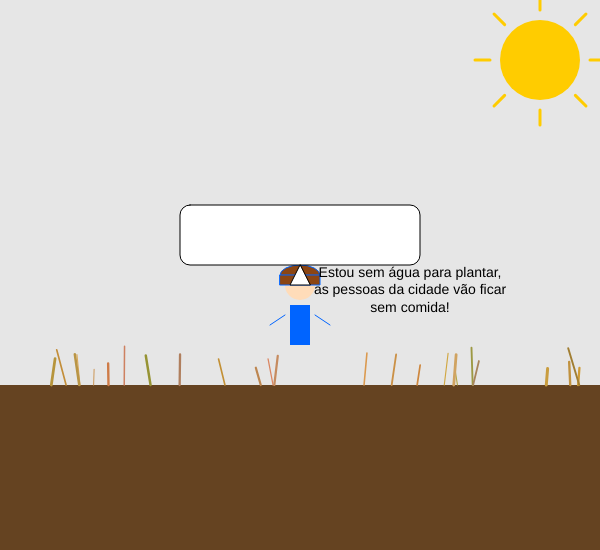
Frame 1 (no input)
Frame 60 (no input): identical to frame 1, image omitted
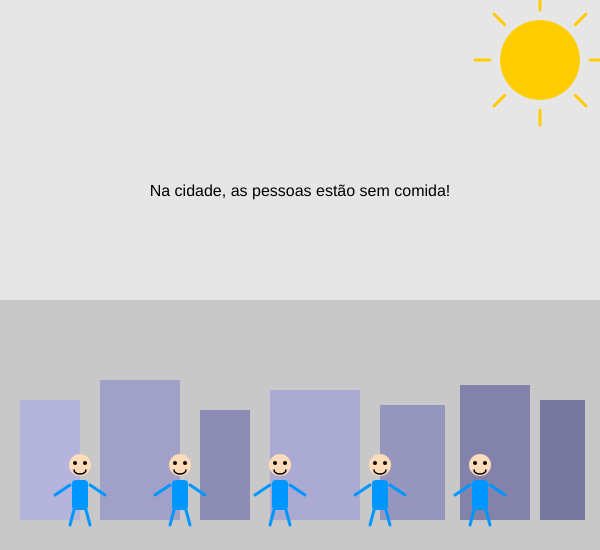
Frame 120 (the mouse pressed at the canvas centre since frame 60)

The p5.js sketch that drew these frames (run headless with seeded random() and noise() and a simulated clock; from frame 60 on, the mouse is pressed at the canvas centre):

// p5.js sketch
// ── sketch.js
let canvasWidth = 600;
let canvasHeight = 550;
let groundLevel = canvasHeight * 0.7;
let plantas = [];
let numPlantas = 25;

function setup() {
  createCanvas(canvasWidth, canvasHeight);
  frameRate(30);
  for (let i = 0; i < numPlantas; i++) {
    plantas.push({
      x: random(10, canvasWidth - 20),
      altura: random(15, 40),
      inclinacao: random(-0.3, 0.3),
      espessura: random(1, 3),
      cor: color(random(150, 220), random(120, 170), random(50, 100))
    });
  }
}

function draw() {
  let tempo = frameCount;

  if (tempo < 90) {
    quadro1();
  } else if (tempo < 180) {
    quadro2();
  } else if (tempo < 270) {
    quadro3();
  } else if (tempo < 360) {
    quadro4();
  } else if (tempo < 450) {
    quadro5();
  } else {
    noLoop();
  }
}

// Função para desenhar o sol no canto superior direito
function desenharSol() {
  fill(255, 204, 0);
  noStroke();
  ellipse(width - 60, 60, 80, 80);
  stroke(255, 204, 0);
  strokeWeight(3);
  for (let i = 0; i < 8; i++) {
    let angle = TWO_PI / 8 * i;
    let x1 = width - 60 + cos(angle) * 50;
    let y1 = 60 + sin(angle) * 50;
    let x2 = width - 60 + cos(angle) * 65;
    let y2 = 60 + sin(angle) * 65;
    line(x1, y1, x2, y2);
  }
  noStroke();
  strokeWeight(1);
}

// Quadro 1 - Fazenda seca com fazendeiro e pessoas
function quadro1() {
  background(230);
  desenharSol();
  fill(101, 67, 33);
  rect(0, groundLevel, width, height - groundLevel);
  desenharPlantasSecas(groundLevel);
  desenharFazendeiro(width / 2, groundLevel - 80);
  desenharBalaoDeFala(width / 2, groundLevel - 120,
    "Estou sem água para plantar,\nas pessoas da cidade vão ficar sem comida!");
}

// Quadro 2 - Cidade
function quadro2() {
  background(230);
  desenharSol();
  fill(200);
  rect(0, 300, width, 250);

  // prédios estáticos e bonitos
  fill(180, 180, 220);
  rect(20, 400, 60, 120);
  fill(160, 160, 200);
  rect(100, 380, 80, 140);
  fill(140, 140, 180);
  rect(200, 410, 50, 110);
  fill(170, 170, 210);
  rect(270, 390, 90, 130);
  fill(150, 150, 190);
  rect(380, 405, 65, 115);
  fill(130, 130, 170);
  rect(460, 385, 70, 135);
  fill(120, 120, 160);
  rect(540, 400, 45, 120);

  for (let i = 0; i < 5; i++) {
    desenharPessoa(80 + i * 100, 480, color(0, 150, 255));
  }
  fill(0);
  textSize(16);
  textAlign(CENTER);
  text("Na cidade, as pessoas estão sem comida!", width / 2, 200);
}

// Quadro 3 - Máquina
function quadro3() {
  background(230);
  desenharSol();
  fill(100);
  rect(250, 250, 100, 120);
  fill(0, 150, 255);
  ellipse(300, 280, 30, 30);
  stroke(0);
  line(300, 370, 300, 400);
  noStroke();
  desenharPessoa(220, 390, color(0, 255, 0));
  desenharPessoa(370, 390, color(255, 100, 0));
  fill(0);
  textSize(16);
  textAlign(CENTER);
  text("Criando máquina para purificar\na água dos esgotos!", width / 2, 200);
}

// Quadro 4 - Nuvem chegando com água caindo
function quadro4() {
  background(230);
  desenharSol();
  fill(101, 67, 33);
  rect(0, groundLevel, width, height - groundLevel);
  desenharPlantasSecas(groundLevel);

  // Nuvens
  fill(180);
  ellipse(width / 2, 100, 150, 60);
  ellipse(width / 2 - 50, 100, 100, 60);
  ellipse(width / 2 + 50, 100, 100, 60);

  // Água caindo animada
  stroke(100, 100, 255);
  strokeWeight(2);
  let tempo = frameCount;
  for (let i = -3; i <= 3; i++) {
    // animação vertical da água descendo
    let y1 = 110 + ((tempo * 5 + i * 20) % 80);
    let y2 = y1 + 15;
    line(width / 2 + i * 20, y1, width / 2 + i * 20, y2);
  }
  noStroke();

  fill(0);
  textSize(16);
  textAlign(CENTER);
  text("Uma nuvem está chegando!", width / 2, 60);
}

// Quadro 5 - Chuva e colheita salva
function quadro5() {
  background(180, 240, 255);
  desenharSol();
  fill(60, 40, 20);
  rect(0, groundLevel, width, height - groundLevel);

  for (let i = 0; i < numPlantas; i++) {
    let x = plantas[i].x;
    let altura = plantas[i].altura + 10;
    push();
    translate(x, groundLevel);
    strokeWeight(2);
    stroke(34, 139, 34);
    line(0, 0, 0, -altura);
    pop();
  }

  let x = width / 2;
  let y = groundLevel - 80;
  fill(0, 150, 50);
  rect(x - 10, y, 20, 40);
  fill(255, 220, 185);
  ellipse(x, y - 20, 30, 30);
  stroke(0, 150, 50);
  line(x - 15, y + 10, x - 30, y + 20);
  line(x + 15, y + 10, x + 30, y + 20);
  fill(139, 69, 19);
  arc(x, y - 30, 40, 20, PI, 0, CHORD);
  rect(x - 20, y - 30, 40, 10);
  fill(0);
  text(":D", x, y - 35);

  noFill();
  strokeWeight(10);
  let cores = [
    color(255, 0, 0), color(255, 165, 0), color(255, 255, 0),
    color(0, 128, 0), color(0, 0, 255), color(75, 0, 130), color(238, 130, 238)
  ];
  for (let i = 0; i < cores.length; i++) {
    stroke(cores[i]);
    arc(width / 2, groundLevel, 400 - i * 10, 200 - i * 5, PI, 0);
  }

  noStroke();
  fill(0);
  textSize(16);
  textAlign(CENTER);
  text("Com a chuva e a união das pessoas,\na colheita foi salva!", width / 2, 50);

  for (let i = 0; i < 4; i++) {
    let x = 100 + i * 120;
    desenharPessoa(x, groundLevel - 40, color(0, 200, 0));
  }

  textSize(48);
  fill(0);
  textAlign(CENTER, CENTER);
  text("FIM", width / 2, height - 50);
}

// Plantações secas
function desenharPlantasSecas(yBase) {
  for (let planta of plantas) {
    push();
    translate(planta.x, yBase);
    rotate(planta.inclinacao);
    strokeWeight(planta.espessura);
    stroke(planta.cor);
    line(0, 0, 0, -planta.altura);
    pop();
  }
}

// Fazendeiro
function desenharFazendeiro(x, y) {
  fill(0, 100, 255);
  rect(x - 10, y, 20, 40);
  fill(255, 220, 185);
  ellipse(x, y - 20, 30, 30);
  stroke(0, 100, 255);
  line(x - 15, y + 10, x - 30, y + 20);
  line(x + 15, y + 10, x + 30, y + 20);
  fill(139, 69, 19);
  arc(x, y - 30, 40, 20, PI, 0, CHORD);
  rect(x - 20, y - 30, 40, 10);
}

// Balão de fala (texto alinhado em cima do balão)
function desenharBalaoDeFala(x, y, texto) {
  fill(255);
  stroke(0);
  rect(x - 120, y - 60, 240, 60, 10);
  triangle(x, y, x - 10, y + 20, x + 10, y + 20);
  noStroke();
  fill(0);
  textAlign(CENTER, BOTTOM);
  textSize(14);
  text(texto, x, y - 10, 220, 60);
}

// Pessoa mais complexa
function desenharPessoa(x, y, corRoupa = color(100, 100, 255)) {
  // corpo
  fill(corRoupa);
  rect(x - 8, y, 16, 30, 4);
  // cabeça
  fill(255, 220, 185);
  ellipse(x, y - 15, 22, 22);
  // olhos
  fill(0);
  ellipse(x - 5, y - 17, 4, 4);
  ellipse(x + 5, y - 17, 4, 4);
  // sorriso
  noFill();
  stroke(0);
  strokeWeight(1.5);
  arc(x, y - 10, 12, 8, 0, PI);
  noStroke();
  // braços
  stroke(corRoupa);
  strokeWeight(3);
  line(x - 10, y + 5, x - 25, y + 15);
  line(x + 10, y + 5, x + 25, y + 15);
  // pernas
  line(x - 6, y + 30, x - 10, y + 45);
  line(x + 6, y + 30, x + 10, y + 45);
  noStroke();
}
